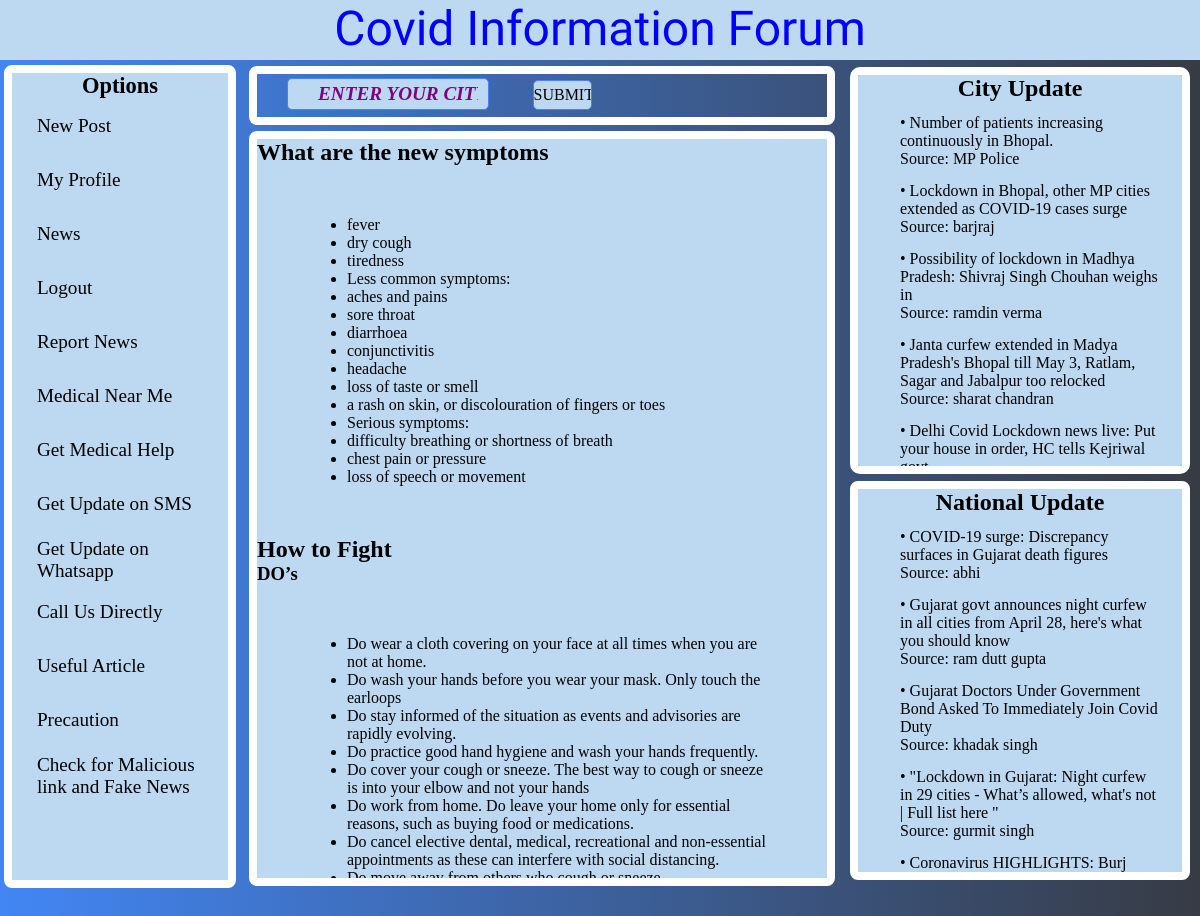
The page / on the database its author committed.
### tables this page shows
CREATE TABLE `option_list` (
  `option_id` int(100) NOT NULL,
  `type_name` varchar(100) NOT NULL,
  `option_name` varchar(100) NOT NULL,
  `rights` varchar(100) NOT NULL
);

CREATE TABLE `local_news` (
  `news_id` int(100) NOT NULL,
  `city_name` varchar(64) NOT NULL,
  `update_title` varchar(250) NOT NULL,
  `update_by` varchar(100) NOT NULL,
  `update_news` varchar(1000) NOT NULL,
  `update_time` datetime NOT NULL
);

CREATE TABLE `national_update` (
  `update_id` int(100) NOT NULL,
  `update_by` varchar(250) NOT NULL,
  `news` varchar(1000) NOT NULL,
  `update_time` datetime NOT NULL
);

### functions/functions.php (the view, shortened to what this page needs)
<?php
$db_con = mysqli_connect("localhost","admin","aDMIN","cif");
function getPublicMenu()
  {
    global $db_con;
    $get_option = "select * from option_list WHERE type_name='Public' ";
    $run_option = mysqli_query($db_con, $get_option);
    while ($row_option=mysqli_fetch_array($run_option))
    {
      $option_name = $row_option['option_name'];
      echo "<li><a href='#'><p>$option_name</p></a></li>  ";
  }
}
function getLocalnews(){
	global $db_con;
	$get_news = "select * from local_news";
	$run_news = mysqli_query($db_con, $get_news);
	while ($row_news=mysqli_fetch_array($run_news)){
		$news_title = $row_news['update_title'];
		$update2_by = $row_news['update_by'];
	echo "<li><a href='#'><p align='left'style='color=red;'> &#8226; $news_title<br>Source: $update2_by</p></a></li>";
	}
}
function getNationalnews(){
	global $db_con;
	$get_update = "select * from national_update";
	$run_update = mysqli_query($db_con, $get_update);
	while ($row_update=mysqli_fetch_array($run_update)){
		$update_by = $row_update['update_by'];
		$news = $row_update['news'];
	echo "<li><a href='#'><p align='left'style='color=red;'> &#8226; $news<br>Source: $update_by</p></a></li>";
	}
}
?>

### index.php (shortened to what this page needs)
<!DOCTYPE html>
<?php
include("functions/functions.php");
$city_name= "City";
?>
<html lang="en">
	<head>
		<link href="style/style.css" rel="stylesheet" type="text/css" />
		<link href="js/script.js" rel="stylesheet" type="text/javascript" />
	</head>
    <body>
    	<header id="header">
    		<p>Covid Information Forum</p>
    	</header>
		<section id="main-holder">
			<section id="partition1">
				<div id="sidebar2" class="options1">
					<div id="sidebar_title">
						<h3 align="center">Options</h3></div>
						<ul id="poption">
							<?php getPublicMenu(); ?>
					</div>
			</section>
			<section id="partition2">
				<div class="location">
					<div class="location-input">
						<form action="" method="get" enctype="multipart/form-data" id="location_form">
						<input type="text" name="city_name" placeholder="Enter your city name" required="required" />
						<input type="submit" name="insert_option" value="SUBMIT"/>
						</form>
					</div>
				</div>
				<div class="news-feed">
					<h2>What are the new symptoms</h2>
					<ul>
					<li>fever</li>
					<li>dry cough</li>
					<li>tiredness</li>
					<li>Less common symptoms:</li>
					<li>aches and pains</li>
					<li>sore throat</li>
					<li>diarrhoea</li>
					<li>conjunctivitis</li>
					<li>headache</li>
					<li>loss of taste or smell</li>
					<li>a rash on skin, or discolouration of fingers or toes</li>
					<li>Serious symptoms:</li>
					<li>difficulty breathing or shortness of breath</li>
					<li>chest pain or pressure</li>
					<li>loss of speech or movement</li>
					</ul>
				<h2>How to Fight</h2>
				<h3>DO’s</h3>
				<ul>
					<li>Do wear a cloth covering on your face at all times when you are not at home.</li>
					<li>Do wash your hands before you wear your mask. Only touch the earloops</li>
					<li>Do stay informed of the situation as events and advisories are rapidly evolving.</li>
					<li>Do practice good hand hygiene and wash your hands frequently.</li>
					<li>Do cover your cough or sneeze. The best way to cough or sneeze is into your elbow and not your hands</li>
					<li>Do work from home. Do leave your home only for essential reasons, such as buying food or medications.</li>
					<li>Do cancel elective dental, medical, recreational and non-essential appointments as these can interfere with social distancing.</li>
					<li>Do move away from others who cough or sneeze.</li>
				</ul>
				</div>
			</section>
			<section id="partition3">
				<div class="city-update">
						<h2><?php echo "$city_name"; ?>  Update</h2>
				    		<div id="sidebar">
								<ul id="cats">
								<?php
								if(isset($_GET['insert_option'])){
									fetchCitynews();
									}
								else {
								getLocalnews();
								}
								 ?>
							</div>
					</div>
					<div class="national-update">
						<h2> National Update</h2>
				    		<div id="sidebar">
								<ul id="cats">
								<?php getNationalnews(); ?>
							</div>
					</div>
			</section>
		</section>
    </body>
</html>

### style/style.css (style rules this page uses)
* { margin: 0; padding: 0; }
html, body, div, span, applet, object, iframe,h1, h2, h3, h4, h5, h6, p, blockquote, pre, a, abbr, acronym, address, big, cite, code,del, dfn, em, img, ins, kbd, q, s, samp,small, strike, strong, sub, sup, tt, var,b, u, i, center,dl, dt, dd, ol, ul, li,fieldset, form, label, legend,table, caption, tbody, tfoot, thead, tr, th, td,article, aside, canvas, details, embed, figure, figcaption, footer, header, hgroup, menu, nav, output, ruby, section, summary,time, mark, audio, video { margin: 0; padding: 0; border: 0; }
html { padding: 0; margin: 0; width: 100%; }
body { width: 100%; height: 100% ; padding: 0; margin: 0; position: relative; background-image: linear-gradient(to left, rgb(55, 59, 68), rgb(66, 134, 244)); }
::placeholder { color: purple; font-size: 1em; font-style: italic; font-weight: bold; padding: 30px; margin-left: 10px; position: relative; }
input::placeholder { font-size: 1.2em; font-style: italic; font-weight: bold; margin-left: 10px; position: relative; font-family: cambria; }
#header { width: 100%; height: 60px; position:relative; margin: auto; font-family: 'Playball', cursive; background-color:#BDD8F1; }
#header p { font-family: 'Playball', cursive; font-size: 3em; text-align: center; color: blue; position: relative; }
#main-holder { width: 100%; height:100%; position: relative; margin: auto; display: inline-flex; }
#partition1 { position: relative; width:20% ; margin: auto; height: 850px; }
#sidebar2 { width: 90%; height: 95%; position: relative; margin: auto; margin-top: 2%; border-radius: 8px; background-color:#BDD8F1; border: 8px solid white; }
#sidebar_title { color: black; font-size: 1.2em; }
#cats { text-align:center; vertical-align: middle; position: relative; }
#cats li { list-style:none; margin:5px; width: 80%; text-align: left; position: relative; }
#cats a { color:black; position: relative; text-align:left; padding:5px; padding-left:35px; margin:2px ; float: left; width: 100%; font-size:1em; display: block; text-decoration:none; font-family:Cambria; }
#poption { vertical-align: middle; position: relative; }
#poption li { list-style:none; margin-left: auto; margin-right: auto; width: 100%; height: auto; text-align: left; position: relative; }
#poption a { color:black; position: relative; text-align:left; padding:5px; padding-left:5px; margin:2px ; float: left; width: 95%; font-size:1em; height: 40px; display:flex; vertical-align: middle; text-decoration:none; font-family:Cambria; }
#poption a>p { width: 85%; height: auto; vertical-align: middle; position: relative; margin: auto; padding-left: 5px; font-size:1.2em; }
#partition2 { position: relative; width: 50%; height: 850px; }
.location { height: 5%; width: 95%; position: relative; float: left; margin: auto; left: 1.5%; margin-top: 1%; display: flex; border-radius: 8px; border: 8px solid white; }
.location-input { position: relative; height:80%; width:70% ; margin: auto; margin-left: 10px; display: inline-block; border-radius: 10px; }
input[name="city_name"] { position: relative; border: 1px solid #4a7fff; border-radius: 5px; height: 28px; width:50%; color: black; font-size: 1em; padding-top: 2px; margin-left: 20px; background-color: #BDD8F1; text-transform:uppercase; }
input[name="insert_option"] { position: relative; border: 1px solid #4a7fff; border-radius: 5px; height:30px; width:15%; color: black; font-size: 1em; margin-bottom: auto; margin-left: 40px; background-color: #BDD8F1; font-family: cambria; }
.news-feed { height: 87%; width: 95%; position: relative; float: left; left: 1.5%; margin-top: 1%; background-color:#BDD8F1; border-radius: 8px; border: 8px solid white; overflow-y: scroll; }
.news-feed ul { padding:50px ; padding-left: 90px; }
#partition3 { position: relative; width: 30%; height: 850px; }
.city-update { height: 46%; width: 90%; position: relative; margin-top: 2%; margin-right: auto; margin-left: auto; margin-bottom: auto; border-radius: 10px; background-color:#BDD8F1; border: 8px solid white; overflow-x:hidden; }
.city-update h2 { text-align: center; }
.national-update { height: 45%; width: 90%; margin-top: 2%; margin-right: auto; margin-left: auto; margin-bottom: auto; position: relative; border-radius: 8px; background-color:#BDD8F1; border: 8px solid white; overflow-y:scroll ; scrollbar-color: transparent; }
.national-update h2 { text-align: center; }
.options1 { overflow-x: hidden; }

### rows shown on the page
option_list: option_name "New Post"
option_list: option_name "My Profile"
option_list: option_name "News"
option_list: option_name "Logout"
option_list: option_name "Report News"
option_list: option_name "Medical Near Me"
option_list: option_name "Get Medical Help"
option_list: option_name "Get Update on SMS"
option_list: option_name "Get Update on Whatsapp"
option_list: option_name "Call Us Directly"
option_list: option_name "Useful Article"
option_list: option_name "Precaution"
option_list: option_name "Check for Malicious link and Fake News"
local_news: update_title "Number of patients increasing continuously in Bhopal.", update_by "MP Police"
local_news: update_title "Lockdown in Bhopal, other MP cities extended as COVID-19 cases surge", update_by "barjraj"
local_news: update_title "Possibility of lockdown in Madhya Pradesh: Shivraj Singh Chouhan weighs in", update_by "ramdin verma"
local_news: update_title "Janta curfew extended in Madya Pradesh's Bhopal till May 3, Ratlam, Sagar and Jabalpur too relocked", update_by "sharat chandran"
local_news: update_title "Delhi Covid Lockdown news live: Put your house in order, HC tells Kejriwal govt"
national_update: news "COVID-19 surge: Discrepancy surfaces in Gujarat death figures", update_by "abhi"
national_update: news "Gujarat govt announces night curfew in all cities from April 28, here's what you should know", update_by "ram dutt gupta"
national_update: news "Gujarat Doctors Under Government Bond Asked To Immediately Join Covid Duty", update_by "khadak singh"
national_update: news "\"Lockdown in Gujarat: Night curfew in 29 cities - What’s allowed, what's not | Full list here \"", update_by "gurmit singh"
national_update: news "Coronavirus HIGHLIGHTS: Burj…"

### other values the page prints
$city_name "City"
